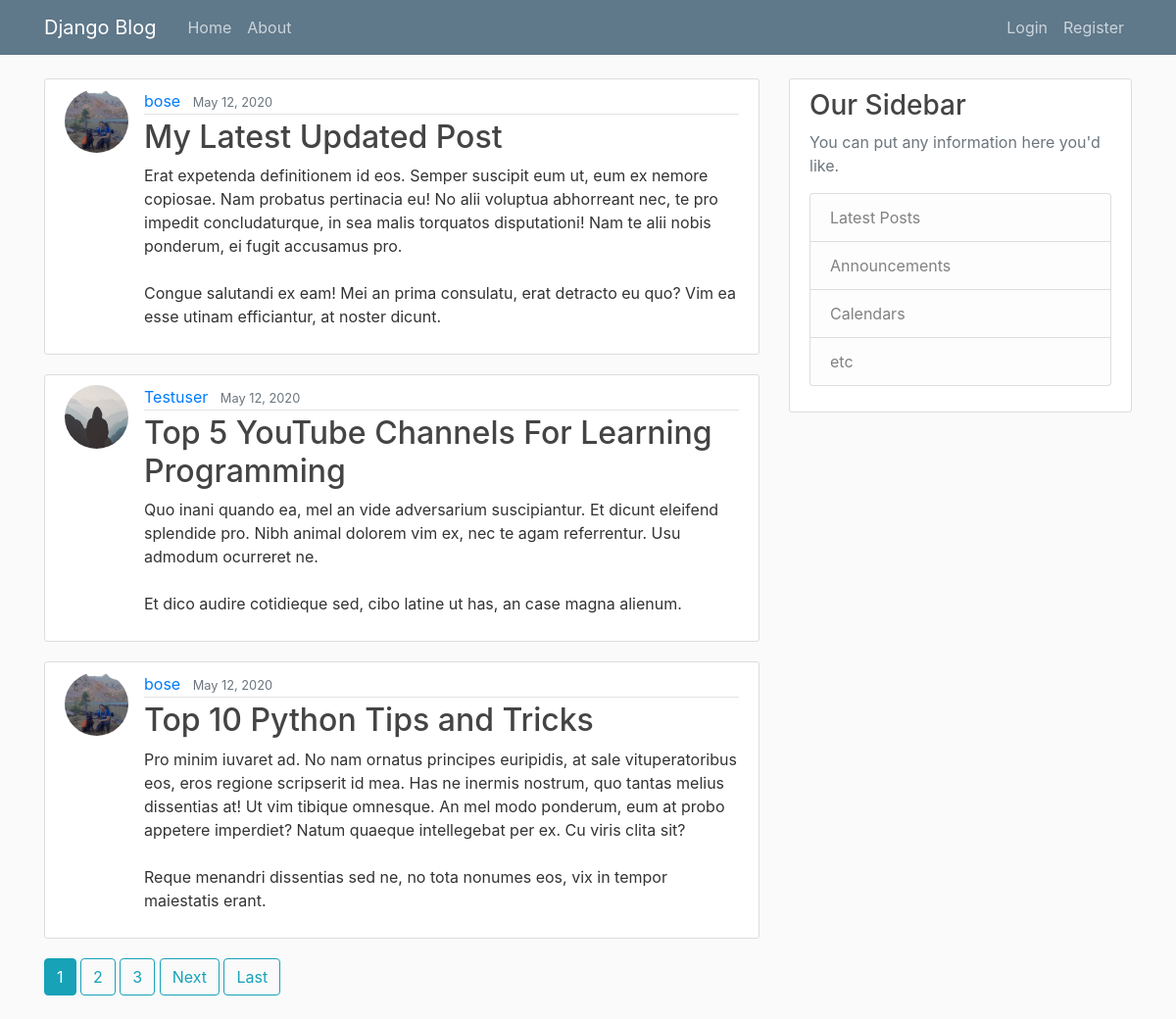
The page / on the database its author committed.
### blog/models.py (models this page shows, shortened)
class Post(models.Model):
    title = models.CharField(max_length=100)
    content = models.TextField()
    date_posted = models.DateTimeField(default=timezone.now)
    author = models.ForeignKey(User, on_delete=models.CASCADE)

### users/models.py (models this page shows, shortened)
class Profile(models.Model):
    user = models.OneToOneField(User, on_delete=models.CASCADE)
    image = models.ImageField(default='default.jpg', upload_to='profile_pics')

### blog/views.py (the view)
# urls.py: path('',PostListView.as_view(), name='blog-home'),
class PostListView(ListView):
    model=Post
    template_name='blog/home.html'
    context_object_name = 'posts'
    ordering = ['-date_posted']
    paginate_by = 3
    def get_context_data(self, **kwargs):
        ctx = super(PostListView, self).get_context_data(**kwargs)
        ctx['my_title'] = 'My Title'
        return ctx

### blog/templates/blog/home.html (shortened to what this page needs)
{% extends "blog/base.html" %}
{% block content %}
    {% for post in posts %}
        <article class="media content-section">
          <img class="rounded-circle article-img" src="{{post.author.profile.image.url}}"/>
          <div class="media-body">
            <div class="article-metadata">
              <a class="mr-2" href="{% url 'user-posts' post.author.username %}">{{ post.author }}</a>
              <small class="text-muted">{{ post.date_posted |date:"F d, Y" }}</small>
            </div>
            <h2><a class="article-title" href="{% url 'post-detail' post.id %}">{{ post.title }}</a></h2>
            <p class="article-content">{{ post.content }}</p>
          </div>
        </article>
    {% endfor %}
 {% if is_paginated %}
      {% for num in page_obj.paginator.page_range %}
        {% if page_obj.number == num %}
          <a class="btn btn-info mb-4" href="?page={{ num }}">{{ num }}</a>
        {% elif num > page_obj.number|add:'-3' and num < page_obj.number|add:'3' %}
          <a class="btn btn-outline-info mb-4" href="?page={{ num }}">{{ num }}</a>
        {% endif %}
      {% endfor %}
      {% if page_obj.has_next %}
        <a class="btn btn-outline-info mb-4" href="?page={{ page_obj.next_page_number }}">Next</a>
        <a class="btn btn-outline-info mb-4" href="?page={{ page_obj.paginator.num_pages }}">Last</a>
      {% endif %}
    {% endif %}
{% endblock content %}

### blog/static/blog/main.css (style rules this page uses)
body { background: #fafafa; color: #333333; margin-top: 5rem; }
h1, h2, h3, h4, h5, h6 { color: #444444; }
.content-section { background: #ffffff; padding: 10px 20px; border: 1px solid #dddddd; border-radius: 3px; margin-bottom: 20px; }
.article-title { color: #444444; }
.article-content { white-space: pre-line; }
.article-img { height: 65px; width: 65px; margin-right: 16px; }
.article-metadata { padding-bottom: 1px; margin-bottom: 4px; border-bottom: 1px solid #e3e3e3 }

### rows shown on the page
Post: author.profile.image (picture), author "bose", date_posted "May 12, 2020", title "My Latest Updated Post", content "Erat expetenda definitionem id eos. Semper suscipit eum ut, eum ex nemore copiosae. Nam probatus pertinacia eu! No alii voluptua abhorreant nec, te pro impedit concludaturque, in sea malis torquatos disputationi! Nam te alii nobis ponderum, ei fugit accusamus pro. Congue salutandi ex eam! Mei an prima consulatu, erat detracto eu quo? Vim ea esse utinam efficiantur, at noster dicunt."
Post: author.profile.image (placeholder picture), author "Testuser", date_posted "May 12, 2020", title "Top 5 YouTube Channels For Learning Programming", content "Quo inani quando ea, mel an vide adversarium suscipiantur. Et dicunt eleifend splendide pro. Nibh animal dolorem vim ex, nec te agam referrentur. Usu admodum ocurreret ne. Et dico audire cotidieque sed, cibo latine ut has, an case magna alienum."
Post: author.profile.image (picture), author "bose", date_posted "May 12, 2020", title "Top 10 Python Tips and Tricks", content "Pro minim iuvaret ad. No nam ornatus principes euripidis, at sale vituperatoribus eos, eros regione scripserit id mea. Has ne inermis nostrum, quo tantas melius dissentias at! Ut vim tibique omnesque. An mel modo ponderum, eum at probo appetere imperdiet? Natum quaeque intellegebat per ex. Cu viris clita sit? Reque menandri dissentias sed ne, no tota nonumes eos, vix in tempor maiestatis erant."

### other values the page prints
{{ num }} "1"
{{ num }} "2" "3"
